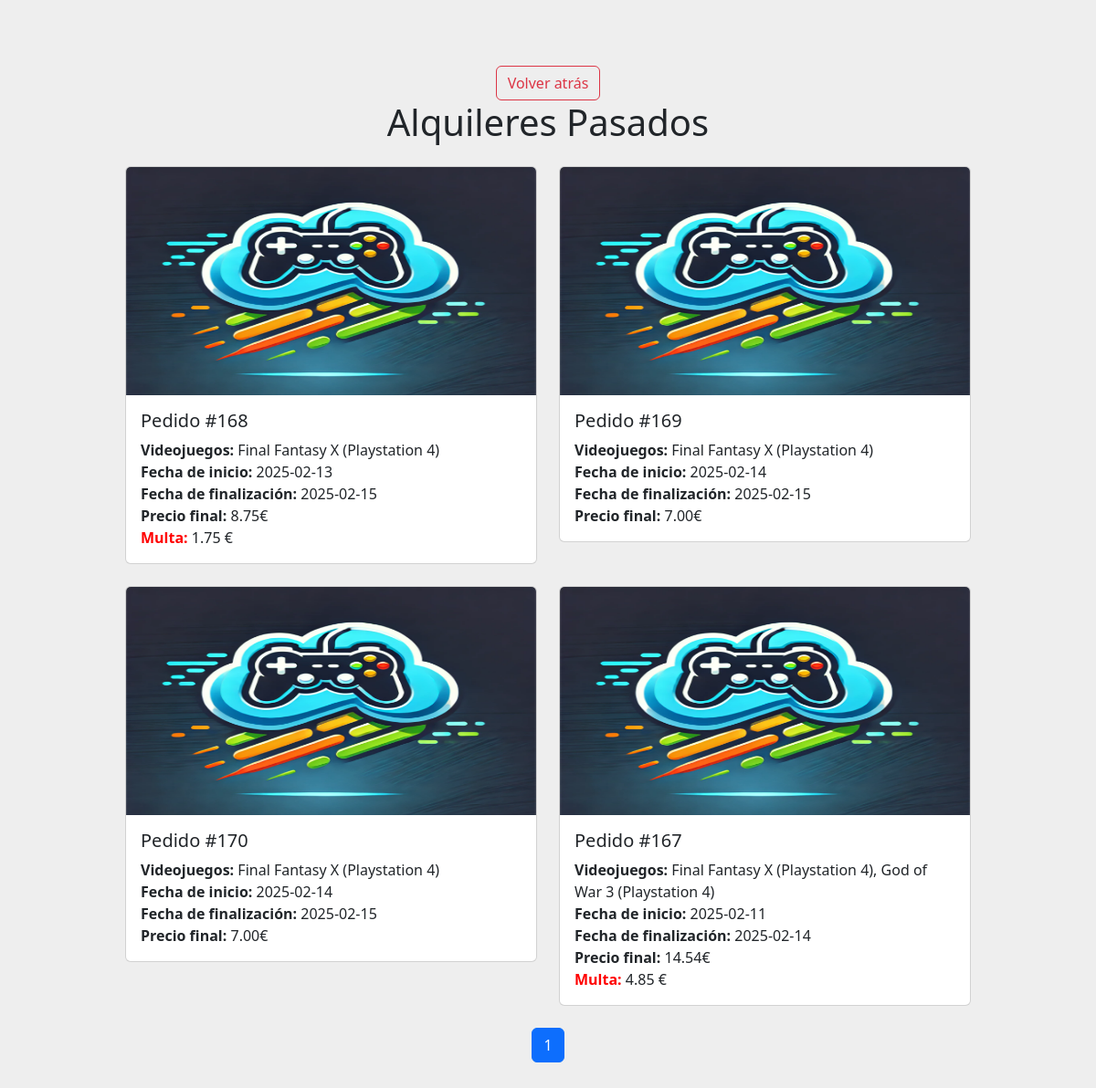
Screenshot of /perfil/pedidos_pasados.php (signed in) with the database file from the repository.
### tables this page shows
CREATE TABLE `alquiler` (
  `ID` int(30) NOT NULL,
  `estado` tinyint(4) NOT NULL,
  `fecha_Inicio` date NOT NULL,
  `fecha_Final` date DEFAULT NULL,
  `dias_Alquiler` int(11) NOT NULL,
  `precio_Final` decimal(10,2) DEFAULT NULL,
  `cliente_ID` int(11) DEFAULT NULL,
  `punto_Recogida` int(30) DEFAULT NULL,
  `referencia_Recogida` varchar(30) NOT NULL
);

### perfil/pedidos_pasados.php (the view, shortened to what this page needs)
<?php
include '../conexion_be.php';
$pedidos_pasados = [];
$cliente_id = $_SESSION['cliente_id'];
$pagina = isset($_GET['page']) && is_numeric($_GET['page']) ? (int)$_GET['page'] : 1;
$cards_por_pagina = 4;
$limite = ($pagina - 1) * $cards_por_pagina;
try {
    $consulta = "SELECT
                a.ID AS alquiler_id,
                a.fecha_inicio,
                a.fecha_Final,
                a.precio_Final,
                COALESCE(m.valor_Multa, 0) AS multa,
                GROUP_CONCAT(CONCAT(v.nombre, ' (', p.nombre, ')') SEPARATOR ', ') AS videojuegos
            FROM alquiler a
            JOIN alquiler_videojuegos_plataforma avp ON a.ID = avp.alquiler_id
            JOIN videojuegos_plataforma vp ON avp.videojuego_plataforma_ID = vp.ID
            JOIN videojuegos v ON vp.videojuego_id = v.ID
            JOIN plataforma p ON vp.plataforma_id = p.ID
            LEFT JOIN multa m ON a.ID = m.alquiler_ID AND m.cliente_ID = :cliente_id
            WHERE a.cliente_id = :cliente_id AND a.estado = 'finalizado'
            GROUP BY a.ID
            ORDER BY a.fecha_Final DESC
            LIMIT :limit OFFSET :offset";
    $preparada = $db->prepare($consulta);
    $preparada ->bindParam(':cliente_id', $cliente_id, PDO::PARAM_INT);
    $preparada ->bindValue(':limit', $cards_por_pagina, PDO::PARAM_INT);
    $preparada ->bindValue(':offset', $limite, PDO::PARAM_INT);
    $preparada ->execute();
    $pedidos_pasados = $preparada ->fetchAll(PDO::FETCH_ASSOC);
    $consulta_count = "SELECT COUNT(*)
                  FROM alquiler a
                  WHERE a.cliente_id = :cliente_id AND a.estado = 'finalizado'";
    $preparada_total = $db->prepare($consulta_count);
    $preparada_total->bindParam(':cliente_id', $cliente_id, PDO::PARAM_INT);
    $preparada_total->execute();
    $total_pedidos = $preparada_total->fetchColumn();
    $total_pages = ceil($total_pedidos / $cards_por_pagina);
} catch (PDOException $e) {
    die("Error al obtener los pedidos pasados: " . $e->getMessage());
}
?>
<!DOCTYPE html>
<html lang="es">
<head>
    <link href="https://cdn.jsdelivr.net/npm/bootstrap@5.3.3/dist/css/bootstrap.min.css" rel="stylesheet">
</head>
<body class="gradient-form">
    <section>
        <div class="container py-5">
            <div class="row d-flex justify-content-center align-items-center">
                <div class="col-lg-10">
                <div class="d-flex align-items-center justify-content-center pt-4">
                        <a href="info_pedidos.php" class="btn btn-outline-danger">Volver atrás</a>
                    </div>
                    <h1 class="text-center mb-4">Alquileres Pasados</h1>
             <div class="row row-cols-1 row-cols-md-2 g-4">
                <?php if (!empty($pedidos_pasados)): ?>
                    <?php foreach ($pedidos_pasados as $pedido): ?>
                        <div class="col">
                            <div class="card">
                                <img src="../imagenes/logo_pagina.png" class="card-img-top" alt="Imagen predeterminada">
                                <div class="card-body">
                                    <h5 class="card-title">Pedido #<?php echo $pedido['alquiler_id']; ?></h5>
                                    <p class="card-text">
                                        <strong>Videojuegos:</strong> <?php echo $pedido['videojuegos']; ?><br>
                                        <strong>Fecha de inicio:</strong> <?php echo $pedido['fecha_inicio']; ?><br>
                                        <strong>Fecha de finalización:</strong> <?php echo $pedido['fecha_Final']; ?><br>
                                        <strong>Precio final:</strong> <?php echo number_format($pedido['precio_Final'], 2); ?>€<br>
                                        <?php if ($pedido['multa'] > 0): ?>
                                            <strong style="color: red;">Multa:</strong> <?php echo number_format($pedido['multa'], 2); ?> €
                                        <?php endif; ?>
                                    </p>
                                </div>
                            </div>
                        </div>
                    <?php endforeach; ?>
                <?php else: ?>
                    <div class="col-12 text-center">
                        <p class="text-muted">No tienes alquileres pasados.</p>
                    </div>
                <?php endif; ?>
            </div>
            <div class="pagination-container text-center mt-4">
                <nav>
                    <ul class="pagination justify-content-center">
                        <?php for ($i = 1; $i <= $total_pages; $i++): ?>
                            <li class="page-item <?php echo ($i == $pagina) ? 'active' : ''; ?>">
                                <a class="page-link" href="?page=<?php echo $i; ?>"><?php echo $i; ?></a>
                            </li>
                        <?php endfor; ?>
                    </ul>
                </nav>
            </div>
                </div>
            </div>
        </div>
    </section>
</body>
</html>

### perfil/pedidos_pasados.php (style rules this page uses)
.gradient-form { background-color: #eee; }
.card { transition: transform 0.3s ease, box-shadow 0.3s ease; }
.card img { height: 250px; object-fit: fill; }

### rows the page displays
alquiler: ID "168", videojuegos "Final Fantasy X (Playstation 4)", fecha_Inicio "2025-02-13", fecha_Final "2025-02-15", precio_Final "8.75", multa "1.75"
alquiler: ID "169", videojuegos "Final Fantasy X (Playstation 4)", fecha_Inicio "2025-02-14", fecha_Final "2025-02-15", precio_Final "7.00"
alquiler: ID "170", videojuegos "Final Fantasy X (Playstation 4)", fecha_Inicio "2025-02-14", fecha_Final "2025-02-15", precio_Final "7.00"
alquiler: ID "167", videojuegos "Final Fantasy X (Playstation 4), God of War 3 (Playstation 4)", fecha_Inicio "2025-02-11", fecha_Final "2025-02-14", precio_Final "14.54", multa "4.85"
